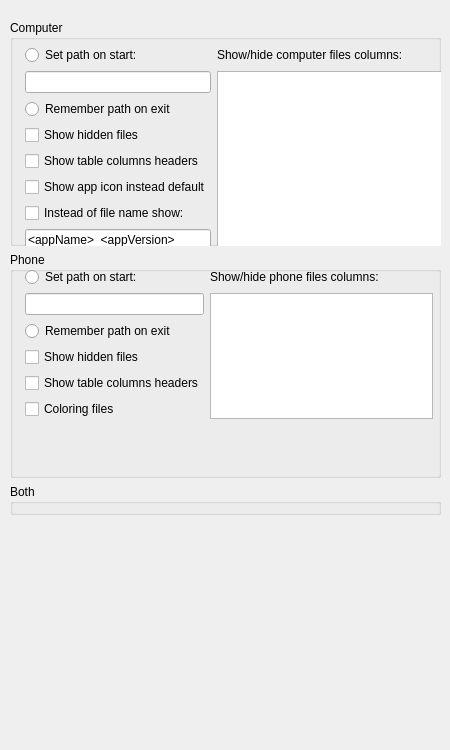
      <widget class="QWidget" name="pageSettingsFile">
       <widget class="QWidget" name="layoutWidget">
        <property name="geometry">
         <rect>
          <x>10</x>
          <y>20</y>
          <width>431</width>
          <height>721</height>
         </rect>
        </property>
        <layout class="QVBoxLayout" name="layoutFileSettings">
         <item>
          <widget class="QGroupBox" name="groupComputer">
           <property name="sizePolicy">
            <sizepolicy hsizetype="Expanding" vsizetype="Expanding">
             <horstretch>0</horstretch>
             <verstretch>0</verstretch>
            </sizepolicy>
           </property>
           <property name="title">
            <string>Computer</string>
           </property>
           <widget class="QWidget" name="layoutWidget_5">
            <property name="geometry">
             <rect>
              <x>10</x>
              <y>20</y>
              <width>454</width>
              <height>256</height>
             </rect>
            </property>
            <layout class="QGridLayout" name="gridComputer">
             <item row="1" column="1">
              <widget class="QRadioButton" name="radioComputerPath">
               <property name="sizePolicy">
                <sizepolicy hsizetype="Preferred" vsizetype="Fixed">
                 <horstretch>0</horstretch>
                 <verstretch>0</verstretch>
                </sizepolicy>
               </property>
               <property name="text">
                <string>Set path on start:</string>
               </property>
              </widget>
             </item>
             <item row="2" column="1">
              <widget class="QLineEdit" name="editComputerPath">
               <property name="sizePolicy">
                <sizepolicy hsizetype="Preferred" vsizetype="Fixed">
                 <horstretch>0</horstretch>
                 <verstretch>0</verstretch>
                </sizepolicy>
               </property>
              </widget>
             </item>
             <item row="3" column="1">
              <widget class="QRadioButton" name="radioComputerRemPath">
               <property name="sizePolicy">
                <sizepolicy hsizetype="Preferred" vsizetype="Fixed">
                 <horstretch>0</horstretch>
                 <verstretch>0</verstretch>
                </sizepolicy>
               </property>
               <property name="text">
                <string>Remember path on exit</string>
               </property>
              </widget>
             </item>
             <item row="4" column="1">
              <widget class="QCheckBox" name="checkComputerHidden">
               <property name="sizePolicy">
                <sizepolicy hsizetype="Preferred" vsizetype="Fixed">
                 <horstretch>0</horstretch>
                 <verstretch>0</verstretch>
                </sizepolicy>
               </property>
               <property name="text">
                <string>Show hidden files</string>
               </property>
              </widget>
             </item>
             <item row="5" column="1">
              <widget class="QCheckBox" name="checkShowComputerHeaders">
               <property name="enabled">
                <bool>true</bool>
               </property>
               <property name="sizePolicy">
                <sizepolicy hsizetype="Preferred" vsizetype="Fixed">
                 <horstretch>0</horstretch>
                 <verstretch>0</verstretch>
                </sizepolicy>
               </property>
               <property name="text">
                <string>Show table columns headers</string>
               </property>
              </widget>
             </item>
             <item row="2" column="0">
              <spacer name="horizontalSpacer_27">
               <property name="orientation">
                <enum>Qt::Horizontal</enum>
               </property>
               <property name="sizeType">
                <enum>QSizePolicy::Fixed</enum>
               </property>
               <property name="sizeHint" stdset="0">
                <size>
                 <width>5</width>
                 <height>20</height>
                </size>
               </property>
              </spacer>
             </item>
             <item row="2" column="4">
              <spacer name="horizontalSpacer_28">
               <property name="orientation">
                <enum>Qt::Horizontal</enum>
               </property>
               <property name="sizeType">
                <enum>QSizePolicy::Fixed</enum>
               </property>
               <property name="sizeHint" stdset="0">
                <size>
                 <width>5</width>
                 <height>20</height>
                </size>
               </property>
              </spacer>
             </item>
             <item row="9" column="1">
              <spacer name="verticalSpacer_27">
               <property name="orientation">
                <enum>Qt::Vertical</enum>
               </property>
               <property name="sizeType">
                <enum>QSizePolicy::Expanding</enum>
               </property>
               <property name="sizeHint" stdset="0">
                <size>
                 <width>20</width>
                 <height>5</height>
                </size>
               </property>
              </spacer>
             </item>
             <item row="6" column="1">
              <widget class="QCheckBox" name="checkAppIcon">
               <property name="sizePolicy">
                <sizepolicy hsizetype="Preferred" vsizetype="Fixed">
                 <horstretch>0</horstretch>
                 <verstretch>0</verstretch>
                </sizepolicy>
               </property>
               <property name="text">
                <string>Show app icon instead default</string>
               </property>
              </widget>
             </item>
             <item row="7" column="1">
              <widget class="QCheckBox" name="checkAppName">
               <property name="sizePolicy">
                <sizepolicy hsizetype="Preferred" vsizetype="Fixed">
                 <horstretch>0</horstretch>
                 <verstretch>0</verstretch>
                </sizepolicy>
               </property>
               <property name="text">
                <string>Instead of file name show:</string>
               </property>
              </widget>
             </item>
             <item row="8" column="1">
              <widget class="QLineEdit" name="editAppName">
               <property name="sizePolicy">
                <sizepolicy hsizetype="Preferred" vsizetype="Fixed">
                 <horstretch>0</horstretch>
                 <verstretch>0</verstretch>
                </sizepolicy>
               </property>
               <property name="toolTip">
                <string>Available variables:
&lt;appName&gt;
&lt;appVersion&gt;
&lt;packageName&gt;</string>
               </property>
               <property name="text">
                <string notr="true">&lt;appName&gt;_&lt;appVersion&gt;</string>
               </property>
              </widget>
             </item>
             <item row="0" column="1">
              <spacer name="verticalSpacer_26">
               <property name="orientation">
                <enum>Qt::Vertical</enum>
               </property>
               <property name="sizeType">
                <enum>QSizePolicy::Fixed</enum>
               </property>
               <property name="sizeHint" stdset="0">
                <size>
                 <width>20</width>
                 <height>5</height>
                </size>
               </property>
              </spacer>
             </item>
             <item row="1" column="2">
              <widget class="QLabel" name="label_15">
               <property name="text">
                <string>Show/hide computer files columns:</string>
               </property>
              </widget>
             </item>
             <item row="2" column="2" rowspan="7">
              <widget class="QListView" name="listComputerColumn"/>
             </item>
             <item row="2" column="3">
              <spacer name="horizontalSpacer_6">
               <property name="orientation">
                <enum>Qt::Horizontal</enum>
               </property>
               <property name="sizeHint" stdset="0">
                <size>
                 <width>40</width>
                 <height>20</height>
                </size>
               </property>
              </spacer>
             </item>
            </layout>
           </widget>
          </widget>
         </item>
         <item>
          <widget class="QGroupBox" name="groupPhone">
           <property name="sizePolicy">
            <sizepolicy hsizetype="Expanding" vsizetype="Expanding">
             <horstretch>0</horstretch>
             <verstretch>0</verstretch>
            </sizepolicy>
           </property>
           <property name="title">
            <string>Phone</string>
           </property>
           <widget class="QWidget" name="layoutWidget_6">
            <property name="geometry">
             <rect>
              <x>10</x>
              <y>10</y>
              <width>425</width>
              <height>187</height>
             </rect>
            </property>
            <layout class="QGridLayout" name="gridPhone">
             <item row="1" column="1">
              <widget class="QRadioButton" name="radioPhonePath">
               <property name="sizePolicy">
                <sizepolicy hsizetype="Preferred" vsizetype="Fixed">
                 <horstretch>0</horstretch>
                 <verstretch>0</verstretch>
                </sizepolicy>
               </property>
               <property name="text">
                <string>Set path on start:</string>
               </property>
              </widget>
             </item>
             <item row="2" column="1">
              <widget class="QLineEdit" name="editPhonePath">
               <property name="sizePolicy">
                <sizepolicy hsizetype="Preferred" vsizetype="Fixed">
                 <horstretch>0</horstretch>
                 <verstretch>0</verstretch>
                </sizepolicy>
               </property>
              </widget>
             </item>
             <item row="3" column="1">
              <widget class="QRadioButton" name="radioPhoneRemPath">
               <property name="sizePolicy">
                <sizepolicy hsizetype="Preferred" vsizetype="Fixed">
                 <horstretch>0</horstretch>
                 <verstretch>0</verstretch>
                </sizepolicy>
               </property>
               <property name="text">
                <string>Remember path on exit</string>
               </property>
              </widget>
             </item>
             <item row="4" column="1">
              <widget class="QCheckBox" name="checkPhoneHidden">
               <property name="sizePolicy">
                <sizepolicy hsizetype="Preferred" vsizetype="Fixed">
                 <horstretch>0</horstretch>
                 <verstretch>0</verstretch>
                </sizepolicy>
               </property>
               <property name="text">
                <string>Show hidden files</string>
               </property>
              </widget>
             </item>
             <item row="5" column="1">
              <widget class="QCheckBox" name="checkShowPhoneHeaders">
               <property name="enabled">
                <bool>true</bool>
               </property>
               <property name="sizePolicy">
                <sizepolicy hsizetype="Preferred" vsizetype="Fixed">
                 <horstretch>0</horstretch>
                 <verstretch>0</verstretch>
                </sizepolicy>
               </property>
               <property name="text">
                <string>Show table columns headers</string>
               </property>
              </widget>
             </item>
             <item row="7" column="1">
              <spacer name="verticalSpacer_30">
               <property name="orientation">
                <enum>Qt::Vertical</enum>
               </property>
               <property name="sizeHint" stdset="0">
                <size>
                 <width>20</width>
                 <height>40</height>
                </size>
               </property>
              </spacer>
             </item>
             <item row="3" column="0">
              <spacer name="horizontalSpacer_31">
               <property name="orientation">
                <enum>Qt::Horizontal</enum>
               </property>
               <property name="sizeType">
                <enum>QSizePolicy::Fixed</enum>
               </property>
               <property name="sizeHint" stdset="0">
                <size>
                 <width>5</width>
                 <height>20</height>
                </size>
               </property>
              </spacer>
             </item>
             <item row="3" column="4">
              <spacer name="horizontalSpacer_32">
               <property name="orientation">
                <enum>Qt::Horizontal</enum>
               </property>
               <property name="sizeType">
                <enum>QSizePolicy::Fixed</enum>
               </property>
               <property name="sizeHint" stdset="0">
                <size>
                 <width>5</width>
                 <height>20</height>
                </size>
               </property>
              </spacer>
             </item>
             <item row="0" column="1">
              <spacer name="verticalSpacer_31">
               <property name="orientation">
                <enum>Qt::Vertical</enum>
               </property>
               <property name="sizeType">
                <enum>QSizePolicy::Fixed</enum>
               </property>
               <property name="sizeHint" stdset="0">
                <size>
                 <width>20</width>
                 <height>5</height>
                </size>
               </property>
              </spacer>
             </item>
             <item row="1" column="2">
              <widget class="QLabel" name="label_16">
               <property name="text">
                <string>Show/hide phone files columns:</string>
               </property>
              </widget>
             </item>
             <item row="2" column="2" rowspan="5">
              <widget class="QListView" name="listPhoneColumn"/>
             </item>
             <item row="3" column="3">
              <spacer name="horizontalSpacer_5">
               <property name="orientation">
                <enum>Qt::Horizontal</enum>
               </property>
               <property name="sizeHint" stdset="0">
                <size>
                 <width>40</width>
                 <height>20</height>
                </size>
               </property>
              </spacer>
             </item>
             <item row="6" column="1">
              <widget class="QCheckBox" name="checkBoxColorNever">
               <property name="text">
                <string>Coloring files</string>
               </property>
              </widget>
             </item>
            </layout>
           </widget>
          </widget>
         </item>
         <item>
          <widget class="QGroupBox" name="groupBoxBoth">
           <property name="title">
            <string>Both</string>
           </property>
           <widget class="QWidget" name="layoutWidget">
            <property name="geometry">
             <rect>
              <x>10</x>
              <y>20</y>
              <width>211</width>
              <height>71</height>
             </rect>
            </property>
            <layout class="QGridLayout" name="gridBoth">
             <item row="0" column="1">
              <spacer name="verticalSpacer_5">
               <property name="orientation">
                <enum>Qt::Vertical</enum>
               </property>
               <property name="sizeType">
                <enum>QSizePolicy::Fixed</enum>
               </property>
               <property name="sizeHint" stdset="0">
                <size>
                 <width>20</width>
                 <height>5</height>
                </size>
               </property>
              </spacer>
             </item>
             <item row="1" column="0">
              <spacer name="horizontalSpacer_9">
               <property name="orientation">
                <enum>Qt::Horizontal</enum>
               </property>
               <property name="sizeType">
                <enum>QSizePolicy::Fixed</enum>
               </property>
               <property name="sizeHint" stdset="0">
                <size>
                 <width>5</width>
                 <height>20</height>
                </size>
               </property>
              </spacer>
             </item>
             <item row="1" column="1">
              <widget class="QCheckBox" name="checkBoxShowCopyConfirmation">
               <property name="text">
                <string>show copy confirmation</string>
               </property>
               <property name="checked">
                <bool>true</bool>
               </property>
              </widget>
             </item>
             <item row="1" column="2">
              <spacer name="horizontalSpacer_8">
               <property name="orientation">
                <enum>Qt::Horizontal</enum>
               </property>
               <property name="sizeType">
                <enum>QSizePolicy::Fixed</enum>
               </property>
               <property name="sizeHint" stdset="0">
                <size>
                 <width>5</width>
                 <height>20</height>
                </size>
               </property>
              </spacer>
             </item>
             <item row="2" column="1">
              <spacer name="verticalSpacer_6">
               <property name="orientation">
                <enum>Qt::Vertical</enum>
               </property>
               <property name="sizeType">
                <enum>QSizePolicy::Fixed</enum>
               </property>
               <property name="sizeHint" stdset="0">
                <size>
                 <width>20</width>
                 <height>5</height>
                </size>
               </property>
              </spacer>
             </item>
            </layout>
           </widget>
          </widget>
         </item>
         <item>
          <spacer name="verticalSpacer_42">
           <property name="orientation">
            <enum>Qt::Vertical</enum>
           </property>
           <property name="sizeHint" stdset="0">
            <size>
             <width>20</width>
             <height>20</height>
            </size>
           </property>
          </spacer>
         </item>
        </layout>
       </widget>
      </widget>
